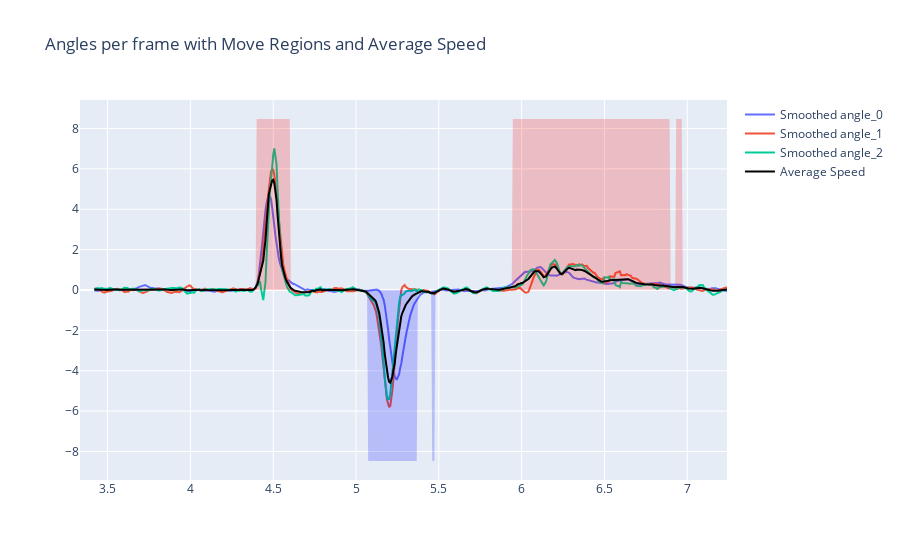

The notebook cell this image was saved under:
### Code cell
import plotly.graph_objects as go
from plotly.subplots import make_subplots

# Assuming df_angle_speed is your DataFrame containing angle and speed data
# Replace 'angle_columns' and 'speed_columns' with your actual column names
angle_columns = ["angle_0", "angle_1", "angle_2"]  # Change this to the actual angle column names
speed_columns = ["angle_0", "angle_1", "angle_2"]  # Change this to the actual speed column names
threshold = 0.15
window = 5
closed = True
# un_closing
# Calculate the 'move' column based on the threshold for any angle's speed
df_angle_speed['average_speed'] = np.mean(df_angle_speed[speed_columns], axis=1)

# df_angle_speed["move"] = np.any(np.abs(df_angle_speed[speed_columns].rolling(window=window).mean()) > threshold, axis=1)

df_angle_speed["move"] = np.abs(df_angle_speed['average_speed'].rolling(window=window).mean())  > threshold

# Create a Line Graph using Plotly Express
fig = make_subplots(rows=1, cols=1, shared_xaxes=True, shared_yaxes=True)

# Create masks for positive and negative 'move' regions
# positive_move_mask = (df_angle_speed["move"]) & (np.all(df_angle_speed[speed_columns].rolling(window=window).mean() > 0, axis=1))
# negative_move_mask = (df_angle_speed["move"]) & (np.all(df_angle_speed[speed_columns].rolling(window=window).mean() < 0, axis=1))

positive_move_mask = (df_angle_speed["move"]) & (df_angle_speed['average_speed'] > 0)
negative_move_mask = (df_angle_speed["move"]) &  (df_angle_speed['average_speed'] < 0)

# Calculate the average speed of the three angles
df_angle_speed["average_speed"] = df_angle_speed[speed_columns].mean(axis=1)

for angle_column in angle_columns:
    # Plot smoothed angle data
    fig.add_trace(go.Scatter(x=df_angle_speed['time'], y=df_angle_speed[angle_column].rolling(window=window).mean(),
                             mode='lines', name=f'Smoothed {angle_column}'))

# Add shaded regions for positive 'move' intervals
fig.add_trace(go.Scatter(x=df_angle_speed['time'], y=df_angle_speed[angle_column].max() * positive_move_mask,
                         fill='toself', fillcolor='rgba(255, 0, 0, 0.2)',
                         line=dict(color='rgba(255, 255, 255, 0)'),
                         name=f'Positive Move Region - {angle_column}', showlegend=False))

# Add shaded regions for negative 'move' intervals
fig.add_trace(go.Scatter(x=df_angle_speed['time'], y=df_angle_speed[angle_column].max() * negative_move_mask * -1,
                         fill='toself', fillcolor='rgba(0, 0, 255, 0.2)',
                         line=dict(color='rgba(255, 255, 255, 0)'),
                         name=f'Negative Move Region - {angle_column}', showlegend=False))

# Plot the average speed
fig.add_trace(go.Scatter(x=df_angle_speed['time'], y=df_angle_speed['average_speed'].rolling(window=window).mean(),
                         mode='lines', name=f'Average Speed', line=dict(color='black')))

# Update layout
fig.update_layout(title_text=f'Angles per frame with Move Regions and Average Speed')

# Show the plot
fig.show()

### Figure 1 — Plotly figure (JSON) as saved in the notebook; plotly's stock layout.template omitted (floating-point values rounded to 4 significant figures; data arrays with more than 128 entries replaced by an {"elided": "..."} marker saying what was removed)
{"data": [{"mode": "lines", "name": "Smoothed angle_0", "x": {"elided": "587 float values"}, "y": {"elided": "587 float values"}, "type": "scatter"}, {"mode": "lines", "name": "Smoothed angle_1", "x": {"elided": "587 float values"}, "y": {"elided": "587 float values"}, "type": "scatter"}, {"mode": "lines", "name": "Smoothed angle_2", "x": {"elided": "587 float values"}, "y": {"elided": "587 float values"}, "type": "scatter"}, {"fill": "toself", "fillcolor": "rgba(255, 0, 0, 0.2)", "line": {"color": "rgba(255, 255, 255, 0)"}, "name": "Positive Move Region - angle_2", "showlegend": false, "x": {"elided": "587 float values"}, "y": {"elided": "587 float values"}, "type": "scatter"}, {"fill": "toself", "fillcolor": "rgba(0, 0, 255, 0.2)", "line": {"color": "rgba(255, 255, 255, 0)"}, "name": "Negative Move Region - angle_2", "showlegend": false, "x": {"elided": "587 float values"}, "y": {"elided": "587 float values"}, "type": "scatter"}, {"line": {"color": "black"}, "mode": "lines", "name": "Average Speed", "x": {"elided": "587 float values"}, "y": {"elided": "587 float values"}, "type": "scatter"}], "layout": {"xaxis": {"anchor": "y", "domain": [0.0, 1.0]}, "yaxis": {"anchor": "x", "domain": [0.0, 1.0]}, "title": {"text": "Angles per frame with Move Regions and Average Speed"}}}
